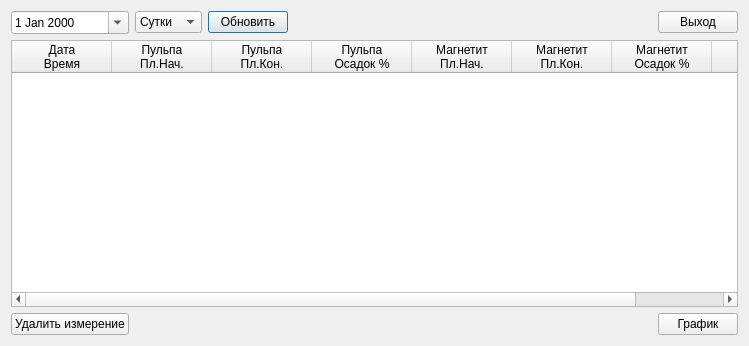
<?xml version="1.0" encoding="UTF-8"?>
<ui version="4.0">
 <class>arhivdialog</class>
 <widget class="QDialog" name="arhivdialog">
  <property name="geometry">
   <rect>
    <x>0</x>
    <y>0</y>
    <width>749</width>
    <height>346</height>
   </rect>
  </property>
  <property name="windowTitle">
   <string>Архив измерений</string>
  </property>
  <layout class="QGridLayout" name="gridLayout">
   <item row="0" column="0">
    <widget class="QDateEdit" name="slDate">
     <property name="calendarPopup">
      <bool>true</bool>
     </property>
    </widget>
   </item>
   <item row="0" column="1">
    <widget class="QComboBox" name="slPeriod">
     <property name="currentIndex">
      <number>0</number>
     </property>
     <item>
      <property name="text">
       <string>Сутки</string>
      </property>
     </item>
     <item>
      <property name="text">
       <string>Месяц</string>
      </property>
     </item>
    </widget>
   </item>
   <item row="0" column="2">
    <widget class="QPushButton" name="btRefresh">
     <property name="text">
      <string>Обновить</string>
     </property>
    </widget>
   </item>
   <item row="0" column="3">
    <spacer name="horizontalSpacer">
     <property name="orientation">
      <enum>Qt::Horizontal</enum>
     </property>
     <property name="sizeHint" stdset="0">
      <size>
       <width>40</width>
       <height>20</height>
      </size>
     </property>
    </spacer>
   </item>
   <item row="0" column="4">
    <widget class="QPushButton" name="btExit">
     <property name="text">
      <string>Выход</string>
     </property>
    </widget>
   </item>
   <item row="2" column="0">
    <widget class="QPushButton" name="btDel">
     <property name="text">
      <string>Удалить измерение</string>
     </property>
    </widget>
   </item>
   <item row="1" column="0" colspan="5">
    <widget class="QTableWidget" name="tbArhiv">
     <property name="editTriggers">
      <set>QAbstractItemView::NoEditTriggers</set>
     </property>
     <property name="selectionMode">
      <enum>QAbstractItemView::SingleSelection</enum>
     </property>
     <property name="selectionBehavior">
      <enum>QAbstractItemView::SelectRows</enum>
     </property>
     <column>
      <property name="text">
       <string>Дата
Время</string>
      </property>
     </column>
     <column>
      <property name="text">
       <string>Пульпа
Пл.Нач.</string>
      </property>
     </column>
     <column>
      <property name="text">
       <string>Пульпа
Пл.Кон.</string>
      </property>
     </column>
     <column>
      <property name="text">
       <string>Пульпа
Осадок %</string>
      </property>
     </column>
     <column>
      <property name="text">
       <string>Магнетит
Пл.Нач.</string>
      </property>
     </column>
     <column>
      <property name="text">
       <string>Магнетит
Пл.Кон.</string>
      </property>
     </column>
     <column>
      <property name="text">
       <string>Магнетит
Осадок %</string>
      </property>
     </column>
     <column>
      <property name="text">
       <string>id</string>
      </property>
     </column>
    </widget>
   </item>
   <item row="2" column="4">
    <widget class="QPushButton" name="btChart">
     <property name="text">
      <string>График</string>
     </property>
    </widget>
   </item>
   <item row="2" column="1" colspan="3">
    <spacer name="horizontalSpacer_2">
     <property name="orientation">
      <enum>Qt::Horizontal</enum>
     </property>
     <property name="sizeHint" stdset="0">
      <size>
       <width>40</width>
       <height>20</height>
      </size>
     </property>
    </spacer>
   </item>
  </layout>
 </widget>
 <resources/>
 <connections/>
</ui>
